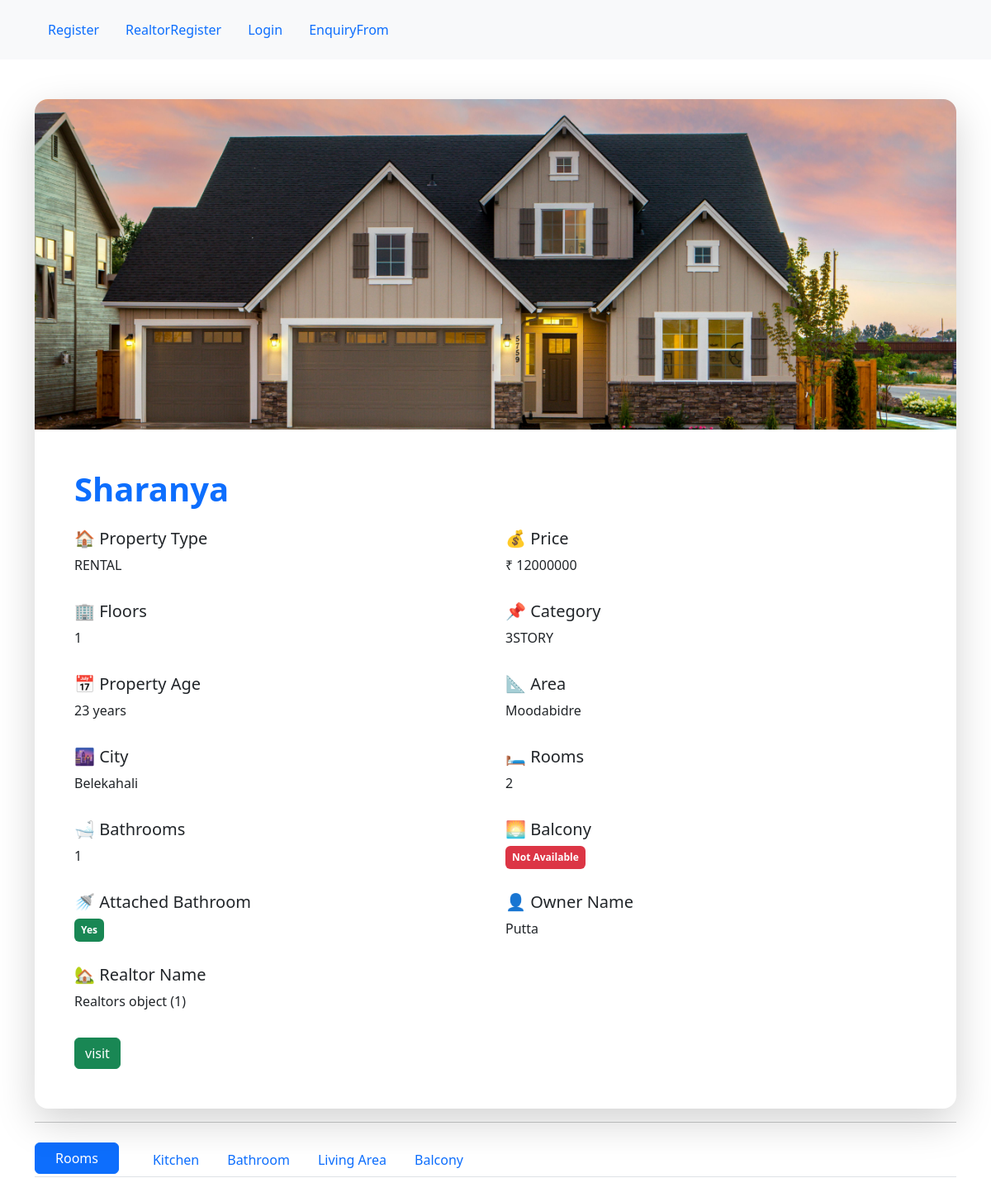
The page /properties2 on the database its author committed.
### properties/models.py (models this page shows, shortened)
class allproperties(models.Model):
    name=models.CharField(max_length=100)
    property_type=models.CharField(choices=types)
    price=models.IntegerField()
    floors=models.CharField(max_length=100)
    category=models.CharField(choices=cat)
    age=models.IntegerField()
    area=models.CharField(max_length=100)
    city=models.CharField(max_length=100)
    no_of_rooms=models.IntegerField()
    no_of_bathrooms=models.IntegerField()
    balcony=models.BooleanField()
    attached_bathroom=models.BooleanField()
    owner_name=models.CharField(max_length=100)
    property_image=models.ImageField(upload_to='media/images/',blank=True,null=True)
    realtorname = models.ForeignKey(Realtors, related_name='realtorss', on_delete=models.CASCADE)
    verdict=models.CharField(max_length=100, choices=status)

### formapp/models.py (models this page shows)
class Realtors(models.Model):
    user = models.OneToOneField(User, on_delete=models.CASCADE)
    phone=models.BigIntegerField()
    address=models.CharField(max_length=100)
    lic_no=models.IntegerField()
    lic_img= models.ImageField(upload_to='realtorpic/',blank=True,null=True)
    is_approved= models.BooleanField(default=False)
    photo=models.ImageField(blank=True,null=True)

### properties/views.py (the view)
# urls.py: path('<int:id>',views.property_detail,name="property_details"),
def property_detail(request,id=0):
    detail = allproperties.objects.get(id=id)
    property = allproperties.objects.get(id=id)
    rooms = property.rallproperties.all()
    kitchens = property.kallproperties.all()
    bathrooms = property.ballproperties.all()
    balcony = property.baallproperties.all()
    livingareas = property.lallproperties.all()
    return render(request, "properties/property_details.html", {'detail':detail,'rooms':rooms,'kitchens':kitchens,'bathrooms':bathrooms,'balcony':balcony,
    'livingareas':livingareas} )

### templates/properties/property_details.html (shortened to what this page needs)
{% extends 'base.html' %}
{% block content %}
<div class="container mt-5">
    <div class="card shadow-lg border-0 rounded-4 overflow-hidden">
        {% if detail.property_image %}
            <img src="{{ detail.property_image.url }}"
                 class="card-img-top"
                 style="height:400px; object-fit:cover;">
        {% endif %}
        <div class="card-body p-5">
            <h1 class="text-primary fw-bold mb-4">
                {{ detail.name }}
            </h1>
            <div class="row">
                <div class="col-md-6 mb-3">
                    <h5>🏠 Property Type</h5>
                    <p>{{ detail.property_type }}</p>
                </div>
                <div class="col-md-6 mb-3">
                    <h5>💰 Price</h5>
                    <p>₹ {{ detail.price }}</p>
                </div>
                <div class="col-md-6 mb-3">
                    <h5>🏢 Floors</h5>
                    <p>{{ detail.floors }}</p>
                </div>
                <div class="col-md-6 mb-3">
                    <h5>📌 Category</h5>
                    <p>{{ detail.category }}</p>
                </div>
                <div class="col-md-6 mb-3">
                    <h5>📅 Property Age</h5>
                    <p>{{ detail.age }} years</p>
                </div>
                <div class="col-md-6 mb-3">
                    <h5>📐 Area</h5>
                    <p>{{ detail.area }}</p>
                </div>
                <div class="col-md-6 mb-3">
                    <h5>🌆 City</h5>
                    <p>{{ detail.city }}</p>
                </div>
                <div class="col-md-6 mb-3">
                    <h5>🛏 Rooms</h5>
                    <p>{{ detail.no_of_rooms }}</p>
                </div>
                <div class="col-md-6 mb-3">
                    <h5>🛁 Bathrooms</h5>
                    <p>{{ detail.no_of_bathrooms }}</p>
                </div>
                <div class="col-md-6 mb-3">
                    <h5>🌅 Balcony</h5>
                    {% if detail.balcony %}
                        <span class="badge bg-success p-2">Available</span>
                    {% else %}
                        <span class="badge bg-danger p-2">Not Available</span>
                    {% endif %}
                </div>
                <div class="col-md-6 mb-3">
                    <h5>🚿 Attached Bathroom</h5>
                    {% if detail.attached_bathroom %}
                        <span class="badge bg-success p-2">Yes</span>
                    {% else %}
                        <span class="badge bg-danger p-2">No</span>
                    {% endif %}
                </div>
                <div class="col-md-6 mb-3">
                    <h5>👤 Owner Name</h5>
                    <p>{{ detail.owner_name }}</p>
                </div>
                <div class="col-md-6 mb-3">
                    <h5>🏡 Realtor Name</h5>
                    <p>{{ detail.realtorname }}</p>
                </div>
            </div>
            {% if detail.property_type  == 'BUY' %}
                <a href="{% url 'calculator' detail.id %}" ><button class="btn btn-primary">book property</button></a>
            {% elif detail.property_type == 'RENTAL' %}
                <a href="{% url 'visit' detail.id %}"><button class="btn btn-success">visit</button></a>
            {% endif %}
        </div>
    </div>
    <hr>
        <ul class="nav nav-tabs mt-4">
            <li class="nav-item">
                <button class="btn btn-primary text=white px-4 me-4"
                        data-bs-toggle="tab"
                        data-bs-target="#rooms">
                    Rooms
                </button>
            </li>
            <li class="nav-item">
                <button class="nav-link"
                        data-bs-toggle="tab"
                        data-bs-target="#kitchen">
                    Kitchen
                </button>
            </li>
            <li class="nav-item">
                <button class="nav-link"
                        data-bs-toggle="tab"
                        data-bs-target="#bathroom">
                    Bathroom
                </button>
            </li>
            <li class="nav-item">
                <button class="nav-link"
                        data-bs-toggle="tab"
                        data-bs-target="#living">
                    Living Area
                </button>
            </li>
            <li class="nav-item">
                <button class="nav-link"
                        data-bs-toggle="tab"
                        data-bs-target="#balcony">
                    Balcony
                </button>
            </li>
        </ul>
</div>
{% endblock %}

### rows shown on the page
allproperties: property_image (picture), name "Sharanya", property_type "RENTAL", price "12000000", floors "1", category "3STORY", age "23", area "Moodabidre", city "Belekahali", no_of_rooms "2", no_of_bathrooms "1", owner_name "Putta", realtorname "Realtors object (1)"
